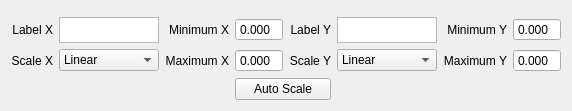
          <widget class="QWidget" name="impulse_res">
           <attribute name="title">
            <string>Impulse Response</string>
           </attribute>
           <layout class="QGridLayout" name="gridLayout_9">
            <item row="0" column="0" colspan="8">
             <widget class="QStackedWidget" name="plot_7">
              <widget class="QWidget" name="page_26"/>
              <widget class="QWidget" name="page_27"/>
             </widget>
            </item>
            <item row="1" column="0">
             <widget class="QLabel" name="label_52">
              <property name="text">
               <string>Label X</string>
              </property>
              <property name="alignment">
               <set>Qt::AlignRight|Qt::AlignTrailing|Qt::AlignVCenter</set>
              </property>
             </widget>
            </item>
            <item row="1" column="1">
             <widget class="QTextEdit" name="label_x_7">
              <property name="maximumSize">
               <size>
                <width>100</width>
                <height>26</height>
               </size>
              </property>
             </widget>
            </item>
            <item row="1" column="2">
             <widget class="QLabel" name="label_50">
              <property name="text">
               <string>Minimum X</string>
              </property>
              <property name="alignment">
               <set>Qt::AlignRight|Qt::AlignTrailing|Qt::AlignVCenter</set>
              </property>
             </widget>
            </item>
            <item row="1" column="3">
             <widget class="QDoubleSpinBox" name="min_x_7">
              <property name="buttonSymbols">
               <enum>QAbstractSpinBox::NoButtons</enum>
              </property>
              <property name="suffix">
               <string/>
              </property>
              <property name="decimals">
               <number>3</number>
              </property>
             </widget>
            </item>
            <item row="1" column="4">
             <widget class="QLabel" name="label_49">
              <property name="text">
               <string>Label Y</string>
              </property>
              <property name="alignment">
               <set>Qt::AlignRight|Qt::AlignTrailing|Qt::AlignVCenter</set>
              </property>
             </widget>
            </item>
            <item row="1" column="5">
             <widget class="QTextEdit" name="label_y_7">
              <property name="maximumSize">
               <size>
                <width>100</width>
                <height>26</height>
               </size>
              </property>
             </widget>
            </item>
            <item row="1" column="6">
             <widget class="QLabel" name="label_55">
              <property name="text">
               <string>Minimum Y</string>
              </property>
              <property name="alignment">
               <set>Qt::AlignRight|Qt::AlignTrailing|Qt::AlignVCenter</set>
              </property>
             </widget>
            </item>
            <item row="1" column="7">
             <widget class="QDoubleSpinBox" name="min_y_7">
              <property name="buttonSymbols">
               <enum>QAbstractSpinBox::NoButtons</enum>
              </property>
              <property name="suffix">
               <string/>
              </property>
              <property name="decimals">
               <number>3</number>
              </property>
             </widget>
            </item>
            <item row="2" column="0">
             <widget class="QLabel" name="label_51">
              <property name="text">
               <string>Scale X</string>
              </property>
              <property name="alignment">
               <set>Qt::AlignRight|Qt::AlignTrailing|Qt::AlignVCenter</set>
              </property>
             </widget>
            </item>
            <item row="2" column="1">
             <widget class="QComboBox" name="scale_x_7">
              <property name="maximumSize">
               <size>
                <width>100</width>
                <height>16777215</height>
               </size>
              </property>
              <item>
               <property name="text">
                <string>Linear</string>
               </property>
              </item>
              <item>
               <property name="text">
                <string>Logarithmic</string>
               </property>
              </item>
             </widget>
            </item>
            <item row="2" column="2">
             <widget class="QLabel" name="label_56">
              <property name="text">
               <string>Maximum X</string>
              </property>
              <property name="alignment">
               <set>Qt::AlignRight|Qt::AlignTrailing|Qt::AlignVCenter</set>
              </property>
             </widget>
            </item>
            <item row="2" column="3">
             <widget class="QDoubleSpinBox" name="max_x_7">
              <property name="buttonSymbols">
               <enum>QAbstractSpinBox::NoButtons</enum>
              </property>
              <property name="suffix">
               <string/>
              </property>
              <property name="decimals">
               <number>3</number>
              </property>
             </widget>
            </item>
            <item row="2" column="4">
             <widget class="QLabel" name="label_54">
              <property name="text">
               <string>Scale Y</string>
              </property>
              <property name="alignment">
               <set>Qt::AlignRight|Qt::AlignTrailing|Qt::AlignVCenter</set>
              </property>
             </widget>
            </item>
            <item row="2" column="5">
             <widget class="QComboBox" name="scale_y_7">
              <property name="maximumSize">
               <size>
                <width>100</width>
                <height>16777215</height>
               </size>
              </property>
              <item>
               <property name="text">
                <string>Linear</string>
               </property>
              </item>
              <item>
               <property name="text">
                <string>Logarithmic</string>
               </property>
              </item>
             </widget>
            </item>
            <item row="2" column="6">
             <widget class="QLabel" name="label_53">
              <property name="text">
               <string>Maximum Y</string>
              </property>
              <property name="alignment">
               <set>Qt::AlignRight|Qt::AlignTrailing|Qt::AlignVCenter</set>
              </property>
             </widget>
            </item>
            <item row="2" column="7">
             <widget class="QDoubleSpinBox" name="max_y_7">
              <property name="buttonSymbols">
               <enum>QAbstractSpinBox::NoButtons</enum>
              </property>
              <property name="suffix">
               <string/>
              </property>
              <property name="decimals">
               <number>3</number>
              </property>
             </widget>
            </item>
            <item row="3" column="3" colspan="2">
             <widget class="QPushButton" name="auto_scale_7">
              <property name="text">
               <string>Auto Scale</string>
              </property>
             </widget>
            </item>
           </layout>
          </widget>
